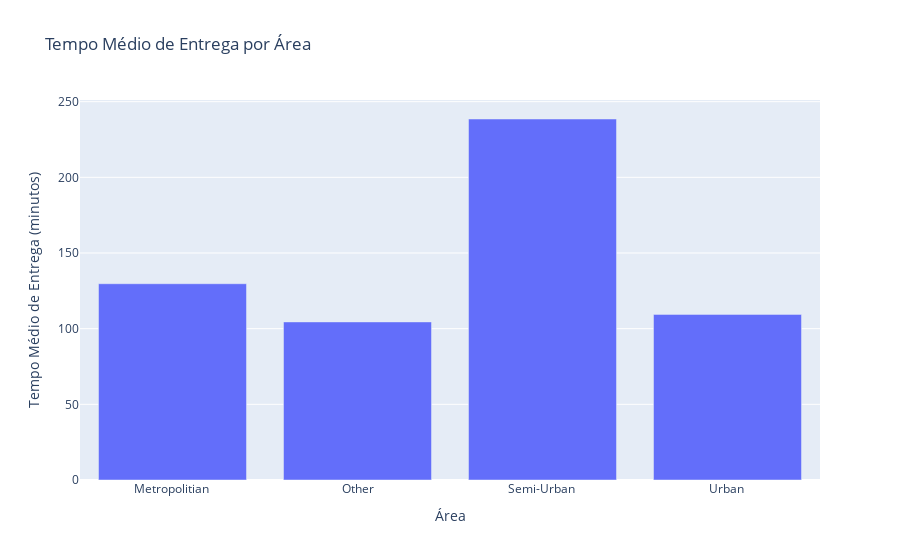

Notebook code cell kept with this figure:
### Markdown cell above
### Tempo Médio de Entrega por Área

### Code cell
area_avg = df.groupby('Area')['Delivery_Time'].mean().reset_index()
fig = px.bar(area_avg, x='Area', y='Delivery_Time',
             title='Tempo Médio de Entrega por Área',
             labels={'Area': 'Área', 'Delivery_Time': 'Tempo Médio de Entrega (minutos)'})
fig.show()

### Figure 1 — Plotly figure (JSON) as saved in the notebook; plotly's stock layout.template omitted (floating-point values rounded to 4 significant figures)
{"data": [{"hovertemplate": "Área=%{x}<br>Tempo Médio de Entrega (minutos)=%{y}<extra></extra>", "legendgroup": "", "marker": {"color": "#636efa", "pattern": {"shape": ""}}, "name": "", "orientation": "v", "showlegend": false, "textposition": "auto", "type": "bar", "x": ["Metropolitian ", "Other", "Semi-Urban ", "Urban "], "xaxis": "x", "y": [129.7, 104.5, 238.6, 109.4], "yaxis": "y"}], "layout": {"barmode": "relative", "legend": {"tracegroupgap": 0}, "title": {"text": "Tempo Médio de Entrega por Área"}, "xaxis": {"anchor": "y", "domain": [0, 1], "title": {"text": "Área"}}, "yaxis": {"anchor": "x", "domain": [0, 1], "title": {"text": "Tempo Médio de Entrega (minutos)"}}}}
